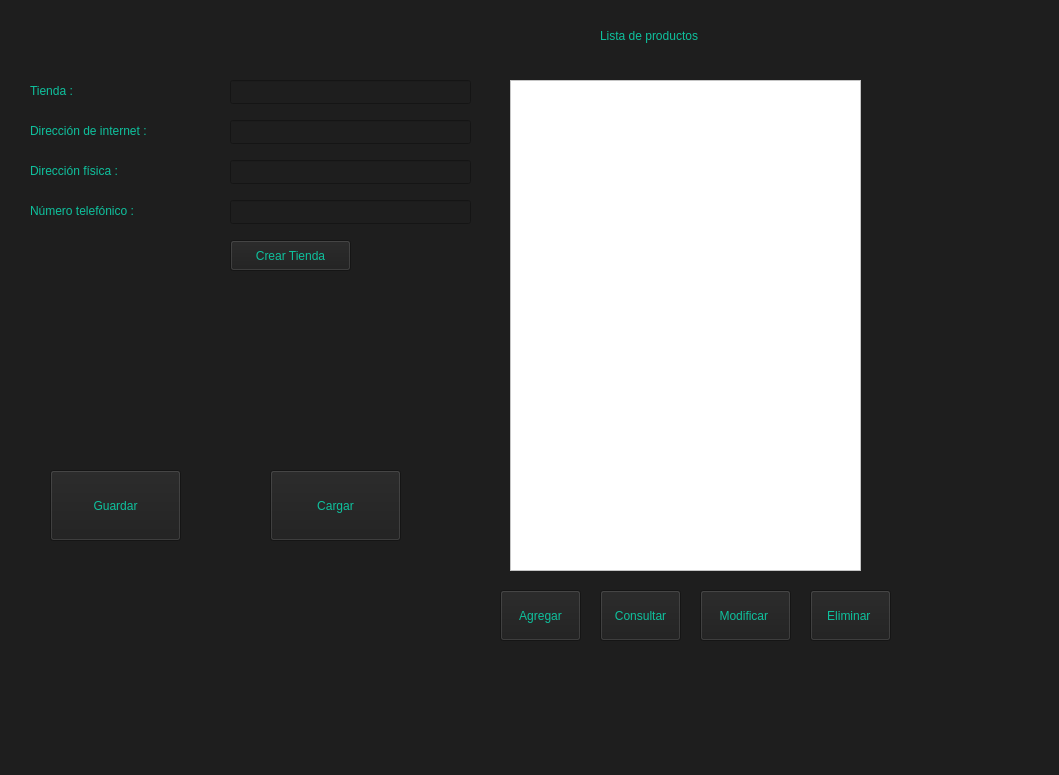
<?xml version="1.0" encoding="UTF-8"?>
<ui version="4.0">
 <class>MainWindow</class>
 <widget class="QMainWindow" name="MainWindow">
  <property name="geometry">
   <rect>
    <x>0</x>
    <y>0</y>
    <width>1059</width>
    <height>775</height>
   </rect>
  </property>
  <property name="windowTitle">
   <string>MainWindow</string>
  </property>
  <property name="styleSheet">
   <string notr="true">
background-color: rgb(30, 30, 30);</string>
  </property>
  <widget class="QWidget" name="centralwidget">
   <widget class="QLineEdit" name="nombreTienda">
    <property name="geometry">
     <rect>
      <x>230</x>
      <y>80</y>
      <width>241</width>
      <height>24</height>
     </rect>
    </property>
    <property name="styleSheet">
     <string notr="true">font: 9pt &quot;Calisto MT&quot;;
border-color: rgb(255, 85, 127);
color: rgb(14, 193, 157);</string>
    </property>
   </widget>
   <widget class="QLabel" name="label">
    <property name="geometry">
     <rect>
      <x>30</x>
      <y>80</y>
      <width>191</width>
      <height>21</height>
     </rect>
    </property>
    <property name="styleSheet">
     <string notr="true">font: 14pt &quot;Calisto MT&quot;;
color: rgb(14, 193, 157);
</string>
    </property>
    <property name="text">
     <string>Tienda :</string>
    </property>
   </widget>
   <widget class="QLabel" name="label_2">
    <property name="geometry">
     <rect>
      <x>30</x>
      <y>120</y>
      <width>191</width>
      <height>21</height>
     </rect>
    </property>
    <property name="styleSheet">
     <string notr="true">font: 14pt &quot;Calisto MT&quot;;
color: rgb(14, 193, 157);
</string>
    </property>
    <property name="text">
     <string>Dirección de internet :</string>
    </property>
   </widget>
   <widget class="QLabel" name="label_3">
    <property name="geometry">
     <rect>
      <x>30</x>
      <y>160</y>
      <width>191</width>
      <height>21</height>
     </rect>
    </property>
    <property name="styleSheet">
     <string notr="true">font: 14pt &quot;Calisto MT&quot;;
color: rgb(14, 193, 157);
</string>
    </property>
    <property name="text">
     <string>Dirección física :</string>
    </property>
   </widget>
   <widget class="QLabel" name="label_4">
    <property name="geometry">
     <rect>
      <x>30</x>
      <y>200</y>
      <width>191</width>
      <height>21</height>
     </rect>
    </property>
    <property name="styleSheet">
     <string notr="true">font: 14pt &quot;Calisto MT&quot;;
color: rgb(14, 193, 157);</string>
    </property>
    <property name="text">
     <string>Número telefónico :</string>
    </property>
   </widget>
   <widget class="QLineEdit" name="direccionITienda">
    <property name="geometry">
     <rect>
      <x>230</x>
      <y>120</y>
      <width>241</width>
      <height>24</height>
     </rect>
    </property>
    <property name="styleSheet">
     <string notr="true">font: 9pt &quot;Calisto MT&quot;;
color: rgb(14, 193, 157);</string>
    </property>
   </widget>
   <widget class="QLineEdit" name="direccionFTienda">
    <property name="geometry">
     <rect>
      <x>230</x>
      <y>160</y>
      <width>241</width>
      <height>24</height>
     </rect>
    </property>
    <property name="styleSheet">
     <string notr="true">font: 9pt &quot;Calisto MT&quot;;
color: rgb(14, 193, 157);</string>
    </property>
   </widget>
   <widget class="QLineEdit" name="numeroTienda">
    <property name="geometry">
     <rect>
      <x>230</x>
      <y>200</y>
      <width>241</width>
      <height>24</height>
     </rect>
    </property>
    <property name="styleSheet">
     <string notr="true">font: 9pt &quot;Calisto MT&quot;;
color: rgb(14, 193, 157);</string>
    </property>
   </widget>
   <widget class="QPushButton" name="CrearTienda">
    <property name="geometry">
     <rect>
      <x>230</x>
      <y>240</y>
      <width>121</width>
      <height>31</height>
     </rect>
    </property>
    <property name="styleSheet">
     <string notr="true">font: 14pt &quot;Calisto MT&quot;;
color: rgb(14, 193, 157);</string>
    </property>
    <property name="text">
     <string>Crear Tienda</string>
    </property>
   </widget>
   <widget class="QPushButton" name="AgregarProducto">
    <property name="geometry">
     <rect>
      <x>500</x>
      <y>590</y>
      <width>81</width>
      <height>51</height>
     </rect>
    </property>
    <property name="styleSheet">
     <string notr="true">
font: 12pt &quot;Calisto MT&quot;;
color: rgb(14, 193, 157);</string>
    </property>
    <property name="text">
     <string>Agregar</string>
    </property>
   </widget>
   <widget class="QPushButton" name="ModificarProducto">
    <property name="geometry">
     <rect>
      <x>700</x>
      <y>590</y>
      <width>91</width>
      <height>51</height>
     </rect>
    </property>
    <property name="styleSheet">
     <string notr="true">
font: 12pt &quot;Calisto MT&quot;;
color: rgb(14, 193, 157);</string>
    </property>
    <property name="text">
     <string>Modificar </string>
    </property>
   </widget>
   <widget class="QPushButton" name="EliminarProducto">
    <property name="geometry">
     <rect>
      <x>810</x>
      <y>590</y>
      <width>81</width>
      <height>51</height>
     </rect>
    </property>
    <property name="styleSheet">
     <string notr="true">color: rgb(14, 193, 157);
font: 12pt &quot;Calisto MT&quot;;</string>
    </property>
    <property name="text">
     <string>Eliminar </string>
    </property>
   </widget>
   <widget class="QLabel" name="label_6">
    <property name="geometry">
     <rect>
      <x>600</x>
      <y>20</y>
      <width>201</width>
      <height>31</height>
     </rect>
    </property>
    <property name="styleSheet">
     <string notr="true">font: 14pt &quot;Calisto MT&quot;;
color: rgb(14, 193, 157);</string>
    </property>
    <property name="text">
     <string>Lista de productos</string>
    </property>
   </widget>
   <widget class="QPushButton" name="Guardar">
    <property name="geometry">
     <rect>
      <x>50</x>
      <y>470</y>
      <width>131</width>
      <height>71</height>
     </rect>
    </property>
    <property name="styleSheet">
     <string notr="true">font: 14pt &quot;Calisto MT&quot;;
color: rgb(14, 193, 157);</string>
    </property>
    <property name="text">
     <string>Guardar</string>
    </property>
   </widget>
   <widget class="QPushButton" name="Cargar">
    <property name="geometry">
     <rect>
      <x>270</x>
      <y>470</y>
      <width>131</width>
      <height>71</height>
     </rect>
    </property>
    <property name="styleSheet">
     <string notr="true">font: 14pt &quot;Calisto MT&quot;;
color: rgb(14, 193, 157);</string>
    </property>
    <property name="text">
     <string>Cargar</string>
    </property>
   </widget>
   <widget class="QListWidget" name="listaProductos">
    <property name="geometry">
     <rect>
      <x>510</x>
      <y>80</y>
      <width>351</width>
      <height>491</height>
     </rect>
    </property>
    <property name="styleSheet">
     <string notr="true">background-color: rgb(255, 255, 255);</string>
    </property>
   </widget>
   <widget class="QPushButton" name="ConsultarProducto">
    <property name="geometry">
     <rect>
      <x>600</x>
      <y>590</y>
      <width>81</width>
      <height>51</height>
     </rect>
    </property>
    <property name="styleSheet">
     <string notr="true">
font: 12pt &quot;Calisto MT&quot;;
color: rgb(14, 193, 157);</string>
    </property>
    <property name="text">
     <string>Consultar</string>
    </property>
   </widget>
  </widget>
  <widget class="QMenuBar" name="menubar">
   <property name="geometry">
    <rect>
     <x>0</x>
     <y>0</y>
     <width>1059</width>
     <height>21</height>
    </rect>
   </property>
  </widget>
  <widget class="QStatusBar" name="statusbar"/>
 </widget>
 <resources/>
 <connections/>
</ui>
